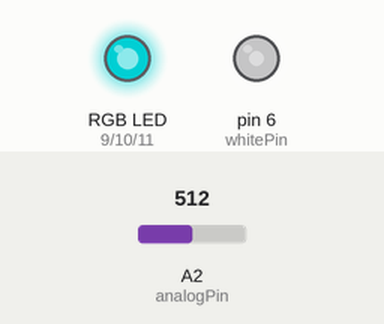
Simulated run of this sketch. Board: Arduino Uno, built with avr-gcc and run on an emulated ATmega328P. Parts: an RGB LED mixed from three pins (HIGH = lit), output pins drawn as LEDs (lit = HIGH). The inputs (shaded band) are chosen by the test bench; at power-on: A2 (analogPin) = 512. Dim RGB values are drawn brighter than linear.

Above: at 1.2 s.
1.3 s: A2 (analogPin) set to 716
At 1.7 s:
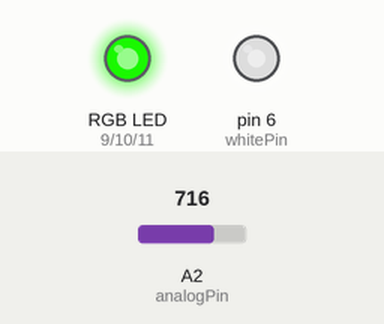
2.8 s: A2 (analogPin) set to 900
At 4.0 s:
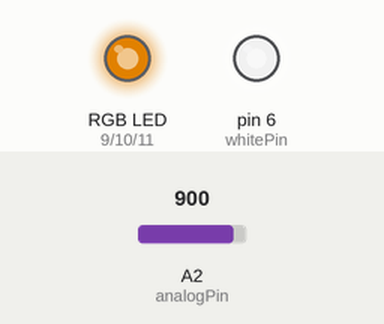
4.3 s: A2 (analogPin) set to 1023
At 5.5 s:
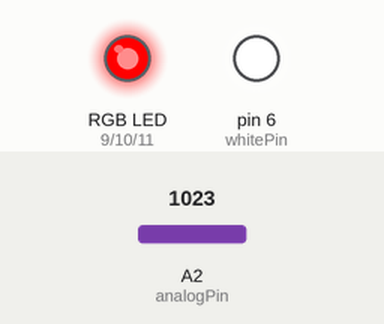
5.8 s: A2 (analogPin) set to 306
At 6.9 s:
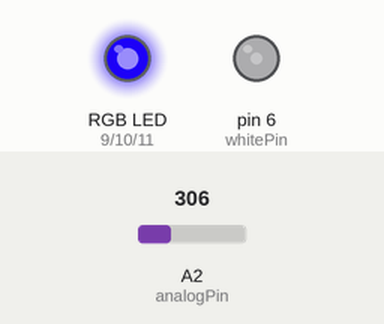
7.3 s: A2 (analogPin) set to 160
At 8.3 s:
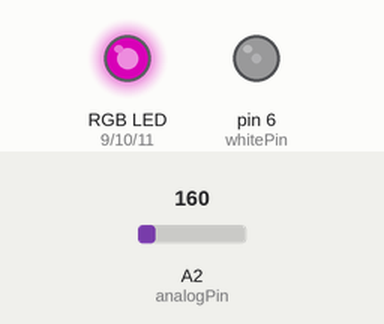
Timing chart, 0 to 9.8 s (numbered marks = the images above; inputs shaded):
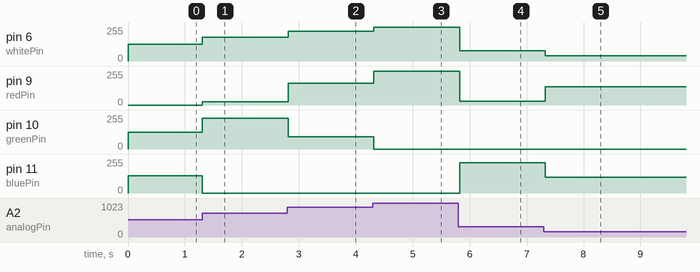

Measured:
- after the input at 1.3 s, pin 6 (whitePin): 127/255 → 178/255 at once; pin 9 (redPin): 0/255 → 24/255 at once; pin 10 (greenPin): 126/255 → 231/255 at once; pin 11 (bluePin): 129/255 → 0/255 at once
- after the input at 2.8 s, pin 6 (whitePin): 178/255 → 224/255 at once; pin 9 (redPin): 24/255 → 162/255 at once; pin 10 (greenPin): 231/255 → 93/255 at once
- after the input at 4.3 s, pin 6 (whitePin): 224/255 → 255/255 at once; pin 9 (redPin): 162/255 → 255/255 at once; pin 10 (greenPin): 93/255 → 0/255 at once
- after the input at 5.8 s, pin 6 (whitePin): 255/255 → 76/255 at once; pin 9 (redPin): 255/255 → 27/255 at once; pin 11 (bluePin): 0/255 → 228/255 at once
- after the input at 7.3 s, pin 6 (whitePin): 76/255 → 39/255 at once; pin 9 (redPin): 27/255 → 138/255 at once; pin 11 (bluePin): 228/255 → 117/255 at once

The sketch:

rgb_led_control.ino
```cpp
// Gray text with two slashes are just helpful comments, you don’t need to type them. :)

/******* -----=====!! EASY STUFF TO MESS WITH !!=====------ ******/

  // What analog pin should we use to read the value from the potentiometer?
  int analogPin = 2; // Yep, you heard right: The coolest of the Analog pins...

  // What pins are the LEDs connected to?
  int redPin = 9;
  int greenPin = 10;
  int bluePin = 11;
  int whitePin = 6;

/******* -----=====^^ EASY STUFF TO MESS WITH ^^=====------ ******/

void setup() {
  pinMode(redPin, OUTPUT); // Setup ledPin as an output.
  pinMode(greenPin, OUTPUT); // Setup ledPin as an output.
  pinMode(bluePin, OUTPUT); // Setup ledPin as an output.
  pinMode(whitePin, OUTPUT);
}

void loop() {
  // if you have a pot attached to the analog pin, use this to read the "color value" to use
  int colorValue = map(analogRead(analogPin), 0, 1023, 0, 255);


  int r, g, b;
  int w;
  analogWrite(whitePin, colorValue);

  if (colorValue < 85) {
    r = 255 - colorValue * 3;
    g = 0;
    b = colorValue * 3;
  } else if (colorValue < 170) {
    colorValue -= 85;
    r = 0;
    g = colorValue * 3;
    b = 255 - colorValue * 3;
  } else {
    colorValue -= 170;
    r = colorValue * 3;
    g = 255 - colorValue * 3;
    b = 0;
  }

  analogWrite(redPin, r);
  analogWrite(greenPin, g);
  analogWrite(bluePin, b);
  delay(50);
}
```
